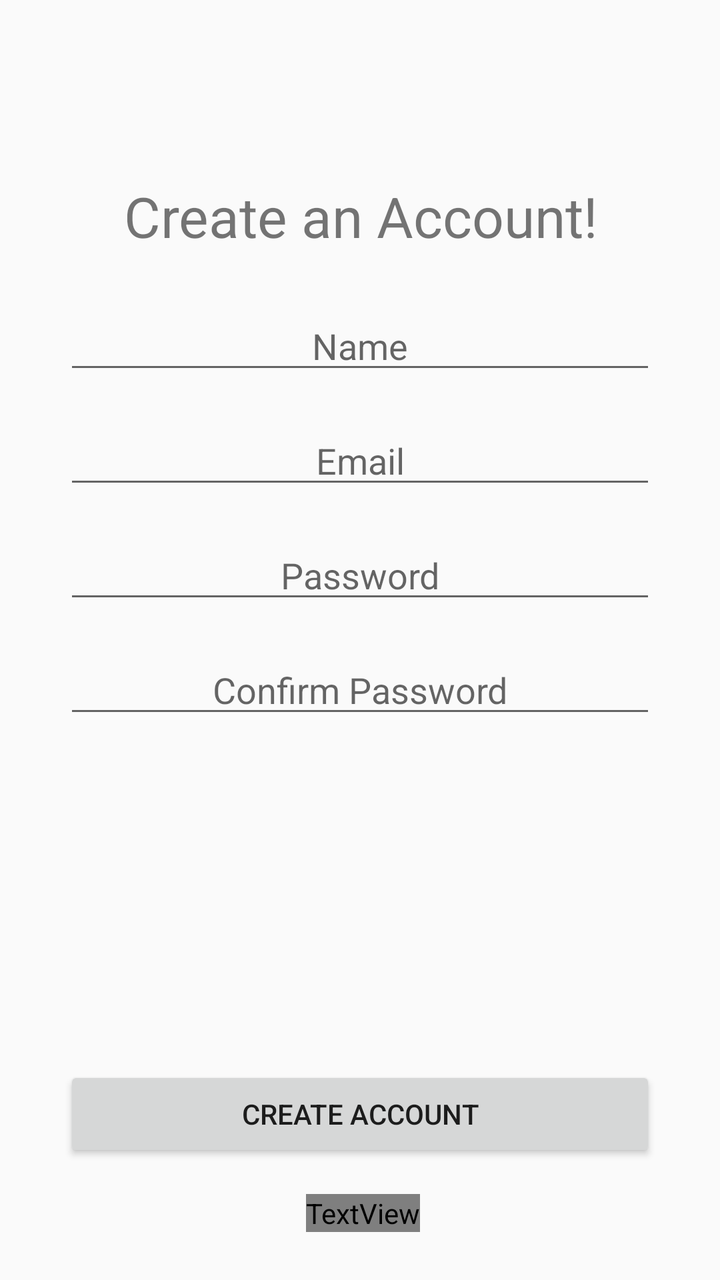
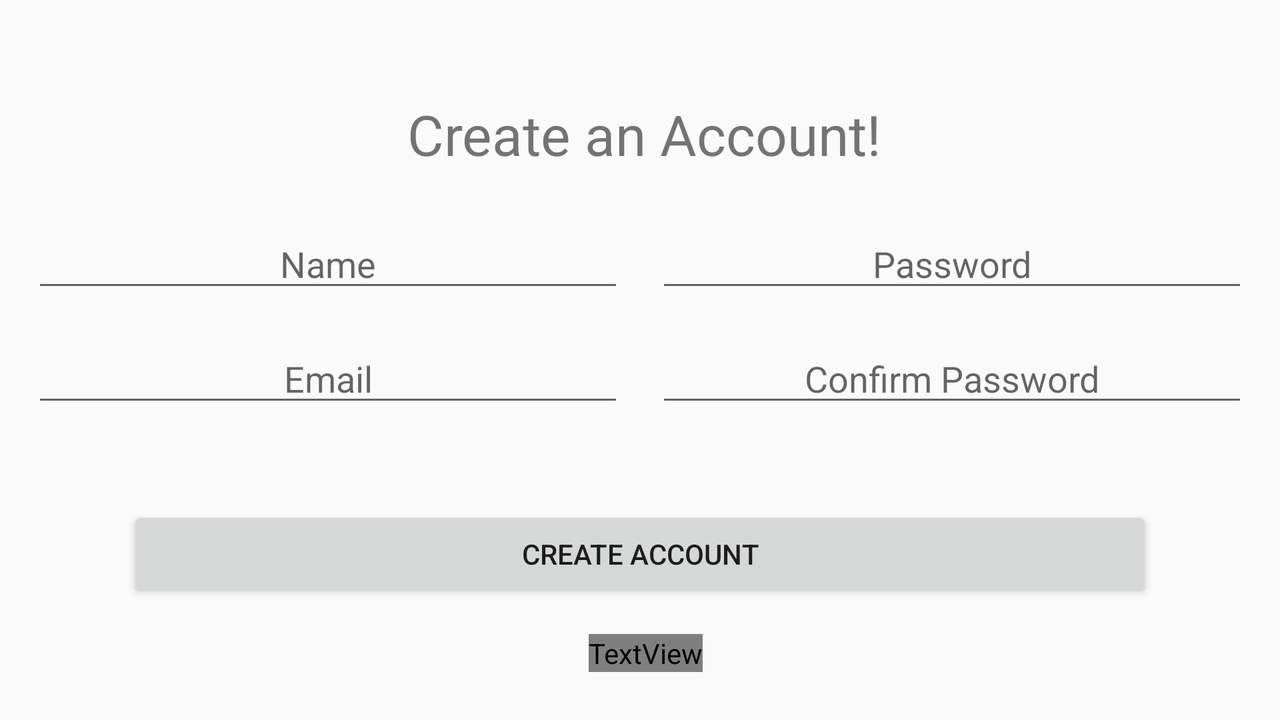

Two renders of one Android screen. The first uses the default layout on a phone; the second uses the alternative layout the repository ships for a different screen configuration, on a matching device. The two XML files are below.
<!-- AndroidManifest.xml: application theme NoActionBarTheme -->
<!-- res/layout/activity_create_account.xml -->
<?xml version="1.0" encoding="utf-8"?>
<android.support.constraint.ConstraintLayout xmlns:android="http://schemas.android.com/apk/res/android"
    xmlns:app="http://schemas.android.com/apk/res-auto"
    xmlns:tools="http://schemas.android.com/tools"
    android:layout_width="match_parent"
    android:layout_height="match_parent"
    tools:context="com.epicodus.beerfinder.ui.CreateAccountActivity">

    <TextView
        android:id="@+id/textView4"
        android:layout_width="wrap_content"
        android:layout_height="wrap_content"
        android:layout_marginLeft="8dp"
        android:layout_marginRight="8dp"
        android:text="Create an Account!"
        android:textSize="28sp"
        app:layout_constraintHorizontal_bias="0.506"
        app:layout_constraintLeft_toLeftOf="parent"
        app:layout_constraintRight_toRightOf="parent"
        app:layout_constraintTop_toTopOf="parent"
        android:layout_marginTop="0dp"
        app:layout_constraintBottom_toBottomOf="parent"
        android:layout_marginBottom="8dp"
        app:layout_constraintVertical_bias="0.14999998" />

    <EditText
        android:id="@+id/nameInput"
        android:layout_width="0dp"
        android:layout_height="wrap_content"
        android:layout_marginLeft="32dp"
        android:layout_marginRight="32dp"
        android:layout_marginTop="24dp"
        android:ems="10"
        android:hint="Name"
        android:inputType="textPersonName"
        android:textAlignment="center"
        app:layout_constraintLeft_toLeftOf="parent"
        app:layout_constraintRight_toRightOf="parent"
        app:layout_constraintHorizontal_bias="0.0"
        app:layout_constraintTop_toBottomOf="@+id/textView4" />

    <EditText
        android:id="@+id/emailInput"
        android:layout_width="0dp"
        android:layout_height="wrap_content"
        android:layout_marginLeft="32dp"
        android:layout_marginRight="32dp"
        android:ems="10"
        android:hint="Email"
        android:inputType="textEmailAddress"
        android:textAlignment="center"
        app:layout_constraintHorizontal_bias="1.0"
        app:layout_constraintLeft_toLeftOf="parent"
        app:layout_constraintRight_toRightOf="parent"
        android:layout_marginTop="16dp"
        app:layout_constraintTop_toBottomOf="@+id/nameInput" />

    <EditText
        android:id="@+id/passwordInput"
        android:layout_width="0dp"
        android:layout_height="wrap_content"
        android:layout_marginLeft="32dp"
        android:layout_marginRight="32dp"
        android:ems="10"
        android:hint="Password"
        android:inputType="textPassword"
        android:textAlignment="center"
        app:layout_constraintHorizontal_bias="0.0"
        app:layout_constraintLeft_toLeftOf="parent"
        app:layout_constraintRight_toRightOf="parent"
        android:layout_marginTop="16dp"
        app:layout_constraintTop_toBottomOf="@+id/emailInput" />

    <EditText
        android:id="@+id/passConfInput"
        android:layout_width="0dp"
        android:layout_height="wrap_content"
        android:layout_marginLeft="32dp"
        android:layout_marginRight="32dp"
        android:ems="10"
        android:hint="Confirm Password"
        android:inputType="textPassword"
        android:textAlignment="center"
        app:layout_constraintHorizontal_bias="0.0"
        app:layout_constraintLeft_toLeftOf="parent"
        app:layout_constraintRight_toRightOf="parent"
        android:layout_marginTop="16dp"
        app:layout_constraintTop_toBottomOf="@+id/passwordInput" />

    <Button
        android:id="@+id/createAccountButton"
        android:layout_width="0dp"
        android:layout_height="wrap_content"
        android:layout_marginLeft="32dp"
        android:layout_marginRight="32dp"
        android:text="Create Account"
        app:layout_constraintLeft_toLeftOf="parent"
        app:layout_constraintRight_toRightOf="parent"
        app:layout_constraintHorizontal_bias="0.0"
        android:layout_marginTop="0dp"
        app:layout_constraintTop_toBottomOf="@+id/passConfInput"
        android:layout_marginBottom="16dp"
        app:layout_constraintBottom_toTopOf="@+id/signInLink"
        app:layout_constraintVertical_bias="1.0" />

    <TextView
        android:id="@+id/signInLink"
        android:layout_width="wrap_content"
        android:layout_height="wrap_content"
        android:layout_marginLeft="8dp"
        android:layout_marginRight="8dp"
        android:text="Already have an account? Sign in!"
        android:textColor="@color/link"
        app:layout_constraintHorizontal_bias="0.505"
        app:layout_constraintLeft_toLeftOf="parent"
        app:layout_constraintRight_toRightOf="parent"
        app:layout_constraintBottom_toBottomOf="parent"
        android:layout_marginBottom="24dp" />
</android.support.constraint.ConstraintLayout>
<!-- resources referenced by this layout -->
<resources>
  <style name="NoActionBarTheme" parent="Theme.AppCompat.Light.NoActionBar">
          <item name="android:windowAnimationStyle">@style/Transitions</item>
      </style>
  <style name="Transitions" parent="@android:style/Animation.Activity">
          <item name="android:windowEnterAnimation">@anim/fade_out</item>
          <item name="android:windowExitAnimation">@anim/fade_in</item><item name="android:windowShowAnimation">@anim/fade_out</item>
          <item name="android:windowHideAnimation">@anim/fade_in</item>
      </style>
</resources>
<!-- res/layout-land/activity_create_account.xml (the repository's variant of the layout above) -->
<!-- drawn on the phone turned sideways -->
<?xml version="1.0" encoding="utf-8"?>
<android.support.constraint.ConstraintLayout
    xmlns:android="http://schemas.android.com/apk/res/android"
    xmlns:app="http://schemas.android.com/apk/res-auto"
    xmlns:tools="http://schemas.android.com/tools"
    android:layout_width="match_parent"
    android:layout_height="match_parent">

    <TextView
        android:id="@+id/textView"
        android:layout_width="wrap_content"
        android:layout_height="wrap_content"
        android:layout_marginBottom="0dp"
        android:layout_marginLeft="8dp"
        android:layout_marginRight="8dp"
        android:layout_marginTop="0dp"
        android:text="Create an Account!"
        android:textSize="28sp"
        app:layout_constraintBottom_toBottomOf="parent"
        app:layout_constraintHorizontal_bias="0.506"
        app:layout_constraintLeft_toLeftOf="parent"
        app:layout_constraintRight_toRightOf="parent"
        app:layout_constraintTop_toTopOf="parent"
        app:layout_constraintVertical_bias="0.14999998" />

    <EditText
        android:id="@+id/nameInput"
        android:layout_width="0dp"
        android:layout_height="wrap_content"
        android:layout_marginLeft="16dp"
        android:ems="10"
        android:hint="Name"
        android:inputType="textPersonName"
        android:textAlignment="center"
        app:layout_constraintLeft_toLeftOf="parent"
        android:layout_marginTop="24dp"
        app:layout_constraintTop_toBottomOf="@+id/textView"
        app:layout_constraintRight_toLeftOf="@+id/guideline4"
        android:layout_marginRight="8dp" />

    <EditText
        android:id="@+id/emailInput"
        android:layout_width="0dp"
        android:layout_height="wrap_content"
        android:layout_marginLeft="16dp"
        android:layout_marginRight="8dp"
        android:layout_marginTop="16dp"
        android:ems="10"
        android:hint="Email"
        android:inputType="textEmailAddress"
        android:textAlignment="center"
        app:layout_constraintLeft_toLeftOf="parent"
        app:layout_constraintRight_toLeftOf="@+id/guideline4"
        app:layout_constraintTop_toBottomOf="@+id/nameInput" />

    <EditText
        android:id="@+id/passwordInput"
        android:layout_width="0dp"
        android:layout_height="wrap_content"
        android:layout_marginRight="16dp"
        android:ems="10"
        android:hint="Password"
        android:inputType="textPassword"
        android:textAlignment="center"
        app:layout_constraintRight_toRightOf="parent"
        android:layout_marginTop="24dp"
        app:layout_constraintTop_toBottomOf="@+id/textView"
        android:layout_marginLeft="8dp"
        app:layout_constraintLeft_toLeftOf="@+id/guideline4" />

    <EditText
        android:id="@+id/passConfInput"
        android:layout_width="0dp"
        android:layout_height="wrap_content"
        android:layout_marginRight="16dp"
        android:ems="10"
        android:hint="Confirm Password"
        android:inputType="textPassword"
        android:textAlignment="center"
        app:layout_constraintRight_toRightOf="parent"
        android:layout_marginTop="16dp"
        app:layout_constraintTop_toBottomOf="@+id/passwordInput"
        android:layout_marginLeft="8dp"
        app:layout_constraintLeft_toLeftOf="@+id/guideline4" />

    <Button
        android:id="@+id/createAccountButton"
        android:layout_width="0dp"
        android:layout_height="wrap_content"
        android:layout_marginBottom="16dp"
        android:layout_marginLeft="64dp"
        android:layout_marginRight="64dp"
        android:layout_marginTop="8dp"
        android:text="Create Account"
        app:layout_constraintBottom_toTopOf="@+id/signInLink"
        app:layout_constraintHorizontal_bias="0.0"
        app:layout_constraintLeft_toLeftOf="parent"
        app:layout_constraintRight_toRightOf="parent"
        app:layout_constraintTop_toBottomOf="@+id/passConfInput"
        app:layout_constraintVertical_bias="1.0" />

    <TextView
        android:id="@+id/signInLink"
        android:layout_width="wrap_content"
        android:layout_height="wrap_content"
        android:layout_marginBottom="24dp"
        android:layout_marginLeft="8dp"
        android:layout_marginRight="8dp"
        android:text="Already have an account? Sign in!"
        android:textColor="@color/link"
        app:layout_constraintBottom_toBottomOf="parent"
        app:layout_constraintHorizontal_bias="0.505"
        app:layout_constraintLeft_toLeftOf="parent"
        app:layout_constraintRight_toRightOf="parent" />

    <android.support.constraint.Guideline
        android:layout_width="wrap_content"
        android:layout_height="wrap_content"
        android:id="@+id/guideline4"
        android:orientation="vertical"
        app:layout_constraintGuide_percent="0.5" />
</android.support.constraint.ConstraintLayout>
